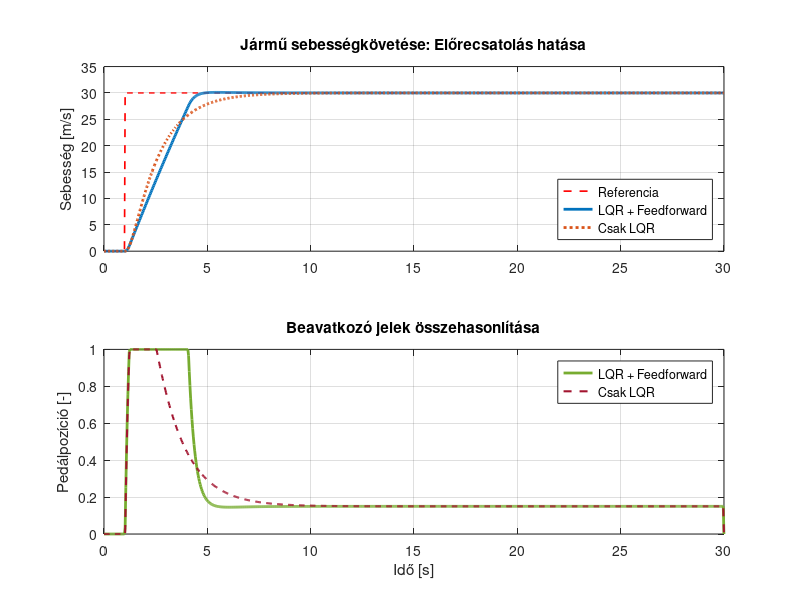

Here is the MATLAB script that generated this plot:
%% MATLAB Szimuláció: LQR+FFWD vs. Csak LQR (For-loop)
clear; clc;

%% 1. Rendszer paraméterek
air_density = 1.225;
Cd = 0.3;
Am = 2.2;
m  = 1000;
b = 50;

% Alaprendszer
A = -b/m;
B = 1/m;
C = 1;

% Kiterjesztett rendszer (Integrátorral)
Aaug = [A 0; -C 0];
Baug = [B; 0];

% LQR Tervezés
Q = diag([100, 50]);
R = 1/1e5;
K = lqr(Aaug, Baug, Q, R);

%% 2. Szimulációs beállítások
dt = 0.033;
t = 0:dt:30;
n = length(t);

v_ref_val = 30;
v_ref = (t >= 1) * v_ref_val; 
% Előrecsatolt jel (FFWD) - csak az első esethez
u_ff_signal = (t >= 1) * (0.5 * Cd * air_density * Am * v_ref_val^2);

% Tárolók az 1. esethez (LQR + FFWD)
x_ff = zeros(2, n);
y_ff = zeros(1, n);
u_total_ff = zeros(1, n);

% Tárolók a 2. esethez (Csak LQR)
x_no = zeros(2, n);
y_no = zeros(1, n);
u_total_no = zeros(1, n);

%% 3. Szimulációs hurok
for k = 1:n-1
    % --- 1. ESET: LQR + FEEDFORWARD ---
    u_total_ff(k) = -K(1)*x_ff(1,k) - K(2)*x_ff(2,k) + u_ff_signal(k);
    u_total_ff(k) = max(0, min(10000, u_total_ff(k))); % Hard limit példa

    dx_ff = Aaug * x_ff(:,k) + Baug * u_total_ff(k) + [0; 1] * v_ref(k);
    x_ff(:, k+1) = x_ff(:, k) + dx_ff * dt;
    y_ff(k) = x_ff(1,k);

    % --- 2. ESET: CSAK LQR ---
    u_total_no(k) = -K(1)*x_no(1,k) - K(2)*x_no(2,k); % Nincs + u_ff!
    dx_no = Aaug * x_no(:,k) + Baug * u_total_no(k) + [0; 1] * v_ref(k);
    x_no(:, k+1) = x_no(:, k) + dx_no * dt;
    y_no(k) = x_no(1,k);
    u_total_no(k) = max(0, min(10000, u_total_no(k))); % Hard limit példa
end

% Utolsó értékek mentése
y_ff(n) = x_ff(1,n);
y_no(n) = x_no(1,n);

%% 4. Összehasonlító ábrázolás
figure('Color', 'w', 'Position', [100 100 800 600]);

% Sebességkövetés
subplot(2,1,1);
plot(t, v_ref, '--r', 'LineWidth', 1.2, 'DisplayName', 'Referencia');
hold on;
plot(t, y_ff, 'Color', [0 0.447 0.741], 'LineWidth', 2, 'DisplayName', 'LQR + Feedforward');
plot(t, y_no, 'Color', [0.85 0.325 0.098], 'LineWidth', 2, 'LineStyle', ':', 'DisplayName', 'Csak LQR');
grid on;
ylabel('Sebesség [m/s]');
title('Jármű sebességkövetése: Előrecsatolás hatása');
legend('Location', 'southeast');

% Beavatkozó jel (Pedálpozíció)
subplot(2,1,2);
plot(t, u_total_ff / 10000, 'Color', [0.466 0.674 0.188], 'LineWidth', 2, 'DisplayName', 'LQR + Feedforward');
hold on;
plot(t, u_total_no / 10000, 'Color', [0.635 0.078 0.184], 'LineWidth', 1.5, 'LineStyle', '--', 'DisplayName', 'Csak LQR');
grid on;
ylabel('Pedálpozíció [-]');
xlabel('Idő [s]');
title('Beavatkozó jelek összehasonlítása');
legend;
